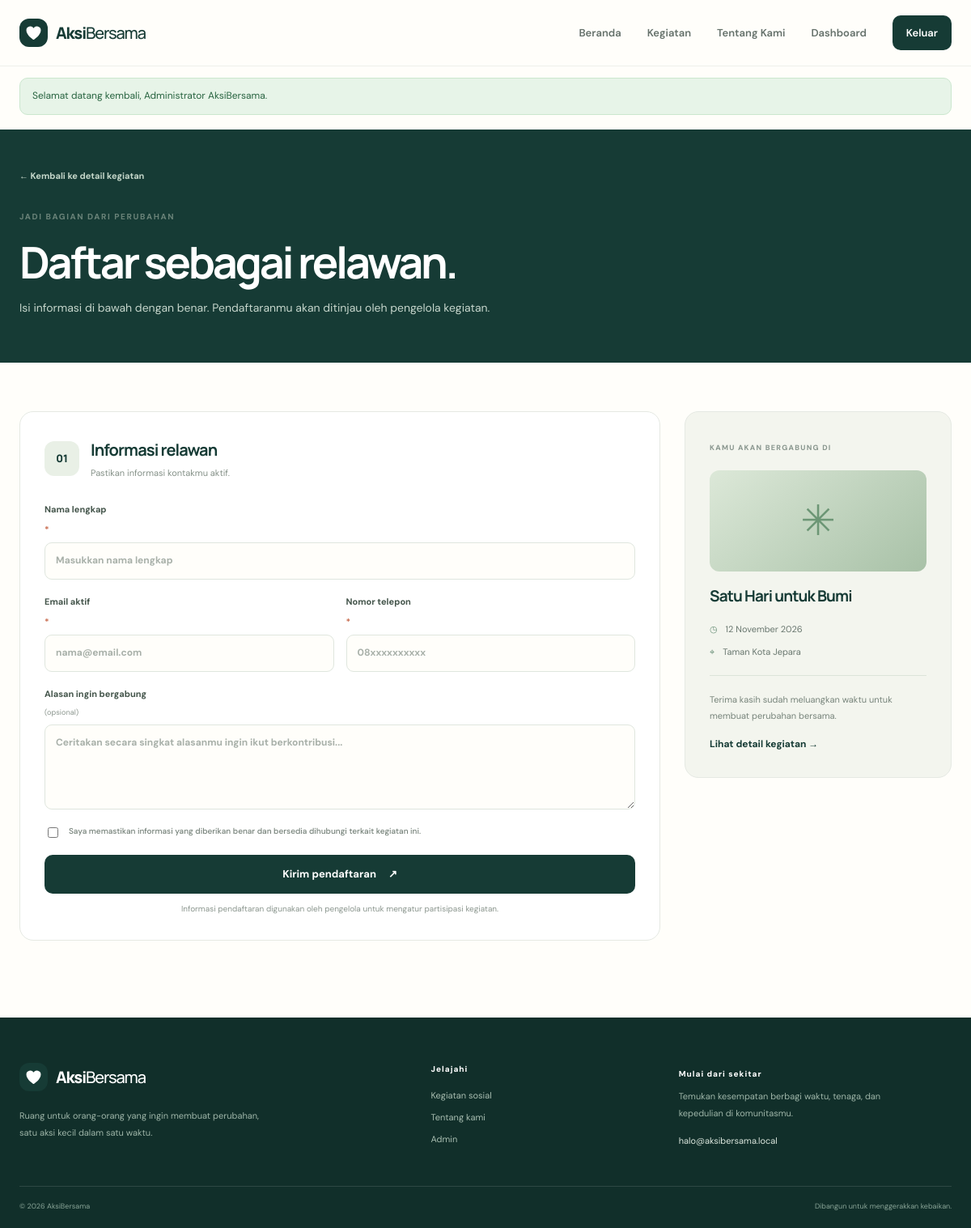
The app's page /register.php?event_id=1 (signed in) with its own data.
### tables this page shows
CREATE TABLE events (
    id BIGINT UNSIGNED AUTO_INCREMENT PRIMARY KEY,
    title VARCHAR(150) NOT NULL,
    category ENUM('lingkungan','pendidikan','sosial','kesehatan','kemanusiaan','lainnya') NOT NULL DEFAULT 'sosial',
    event_date DATE NOT NULL,
    location VARCHAR(180) NOT NULL,
    capacity INT UNSIGNED NOT NULL DEFAULT 30,
    description TEXT NOT NULL,
    requirements TEXT NULL,
    image_url VARCHAR(500) NULL,
    status ENUM('draft','published') NOT NULL DEFAULT 'draft',
    created_by BIGINT UNSIGNED NULL,
    created_at TIMESTAMP DEFAULT CURRENT_TIMESTAMP,
    updated_at TIMESTAMP DEFAULT CURRENT_TIMESTAMP ON UPDATE CURRENT_TIMESTAMP,
    CONSTRAINT fk_events_admin FOREIGN KEY (created_by) REFERENCES admins(id) ON DELETE SET NULL,
    INDEX idx_events_public (status, event_date),
    INDEX idx_events_category (category)
);

### includes/functions.php (called while the page is built, shortened)
<?php
function e(?string $value): string {
    return htmlspecialchars($value ?? '', ENT_QUOTES | ENT_SUBSTITUTE, 'UTF-8');
}
function url(string $path = ''): string {
    return rtrim(BASE_URL, '/') . '/' . ltrim($path, '/');
}
function format_date(?string $date): string {
    $months = [1=>'Januari', 'Februari', 'Maret', 'April', 'Mei', 'Juni', 'Juli', 'Agustus', 'September', 'Oktober', 'November', 'Desember'];
    $time = strtotime($date);
    return date('j', $time) . ' ' . $months[(int)date('n', $time)] . ' ' . date('Y', $time);
}

### register.php (the view, shortened to what this page needs)
<?php
require_once __DIR__ . '/config/config.php';
require_once __DIR__ . '/includes/functions.php';
$eventId = filter_input(INPUT_GET, 'event_id', FILTER_VALIDATE_INT) ?: filter_input(INPUT_POST, 'event_id', FILTER_VALIDATE_INT);
$stmt = $pdo->prepare("SELECT e.*, (SELECT COUNT(*) FROM registrations r WHERE r.event_id=e.id AND r.status IN ('menunggu','diterima','hadir')) AS registered_count FROM events e WHERE e.id=? AND e.status='published' LIMIT 1");
$stmt->execute([$eventId]);
$event = $stmt->fetch();
$name = $email = $phone = $motivation = '';
require __DIR__ . '/includes/header.php';
?>
<section class="page-hero page-hero-small"><div class="container"><a class="back-link" href="<?= e(url('event.php?id=' . $event['id'])) ?>">← Kembali ke detail kegiatan</a><span class="eyebrow">JADI BAGIAN DARI PERUBAHAN</span><h1>Daftar sebagai relawan.</h1><p>Isi informasi di bawah dengan benar. Pendaftaranmu akan ditinjau oleh pengelola kegiatan.</p></div></section>
<section class="section form-section"><div class="container registration-layout">
    <div class="form-card">
        <div class="form-card-heading"><span class="form-step">01</span><div><h2>Informasi relawan</h2><p>Pastikan informasi kontakmu aktif.</p></div></div>
        <form method="post" action="<?= e(url('register.php?event_id=' . $event['id'])) ?>" class="form-stack">
            <label>Nama lengkap <span>*</span><input type="text" name="name" value="<?= e($name) ?>" maxlength="100" placeholder="Masukkan nama lengkap" required autocomplete="name"></label>
            <div class="form-row"><label>Email aktif <span>*</span><input type="email" name="email" value="<?= e($email) ?>" maxlength="150" placeholder="nama@email.com" required autocomplete="email"></label><label>Nomor telepon <span>*</span><input type="tel" name="phone" value="<?= e($phone) ?>" maxlength="30" placeholder="08xxxxxxxxxx" required autocomplete="tel"></label></div>
            <label>Alasan ingin bergabung <small>(opsional)</small><textarea name="motivation" rows="4" maxlength="1000" placeholder="Ceritakan secara singkat alasanmu ingin ikut berkontribusi..."><?= e($motivation) ?></textarea></label>
            <label class="consent-check"><input type="checkbox" required><span>Saya memastikan informasi yang diberikan benar dan bersedia dihubungi terkait kegiatan ini.</span></label>
            <button class="btn btn-primary btn-block" type="submit">Kirim pendaftaran <span>↗</span></button>
            <p class="form-privacy">Informasi pendaftaran digunakan oleh pengelola untuk mengatur partisipasi kegiatan.</p>
        </form>
    </div>
    <aside class="event-summary"><span class="summary-label">KAMU AKAN BERGABUNG DI</span><div class="summary-art">✳</div><h3><?= e($event['title']) ?></h3><div class="summary-meta"><span>◷</span><?= e(format_date($event['event_date'])) ?></div><div class="summary-meta"><span>⌖</span><?= e($event['location']) ?></div><div class="summary-divider"></div><p>Terima kasih sudah meluangkan waktu untuk membuat perubahan bersama.</p><a href="<?= e(url('event.php?id=' . $event['id'])) ?>" class="text-link">Lihat detail kegiatan →</a></aside>
</div></section>
<?php require __DIR__ . '/includes/footer.php'; ?>

### assets/css/style.css (style rules this page uses)
:root { --forest:#163b35;--forest-2:#214d43;--forest-3:#2d6255;--sage:#dce9df;--sage-2:#eef4ef;--cream:#f8f7f1;--paper:#fffefa;--ink:#1e2c28;--muted:#77837d;--line:#e5e9e3;--amber:#e6b85c;--coral:#df8b6c;--blue:#e3eef8;--shadow:0 18px 55px rgba(21,52,44,.08);--radius:20px }
* { box-sizing:border-box }
html { scroll-behavior:smooth;scroll-padding-top:90px }
body { margin:0;background:var(--paper);color:var(--ink);font-family:'DM Sans',sans-serif;font-size:15px;line-height:1.65;-webkit-font-smoothing:antialiased }
h1,h2,h3,h4,p { margin-top:0 }
h1,h2,h3,.brand { font-family:'Manrope',sans-serif;letter-spacing:-.045em }
a { color:inherit;text-decoration:none }
button,input,textarea,select { font:inherit }
button,a,input,textarea,select { -webkit-tap-highlight-color:transparent }
button { cursor:pointer }
.container { width:min(1160px,calc(100% - 48px));margin-inline:auto }
.eyebrow { display:inline-flex;align-items:center;gap:9px;color:#698278;font-size:10px;font-weight:800;letter-spacing:.16em;line-height:1.4 }
.btn { display:inline-flex;align-items:center;justify-content:center;gap:15px;border:0;border-radius:10px;padding:13px 19px;font-weight:700;font-size:13px;transition:transform .2s,background .2s;cursor:pointer }
.btn-primary { background:var(--forest);color:#fff }
.btn-block { width:100% }
.text-link { font-size:12px;font-weight:700;color:var(--forest) }
.section { padding:95px 0 }
.page-hero { background:var(--forest);color:#fff;padding:65px 0 70px }
.page-hero .back-link { display:block;margin-bottom:28px;color:#c5d7ca }
.back-link { font-size:11px;font-weight:700;color:#688077;display:inline-block;margin-bottom:20px }
.page-hero h1 { font-size:clamp(36px,5vw,54px);line-height:1.15;letter-spacing:-.06em;margin:13px 0 }
.page-hero>div>p { color:#c5d5cb;max-width:680px;font-size:14px;line-height:1.9;margin-bottom:0 }
.page-hero-small { padding:48px 0 55px }
.panel-kicker,.summary-label { font-size:9px;font-weight:800;letter-spacing:.14em;color:#8a978f }
.form-section { padding-top:60px }
.registration-layout { display:grid;grid-template-columns:minmax(0,1fr) 330px;gap:30px;align-items:start }
.form-card,.event-summary { background:#fff;border:1px solid var(--line);border-radius:17px;padding:30px }
.form-card-heading { display:flex;gap:14px;align-items:center;margin-bottom:26px }
.form-step { width:43px;height:43px;display:grid;place-items:center;border-radius:12px;background:#e9f0e6;color:var(--forest);font:800 13px 'Manrope',sans-serif }
.form-card-heading h2 { font-size:20px;color:var(--forest);margin:0 0 3px }
.form-card-heading p { font-size:11px;color:#859188;margin:0 }
.form-stack,.admin-form { display:flex;flex-direction:column;gap:18px }
.form-stack label,.admin-form label { display:flex;flex-direction:column;gap:7px;font-size:11px;font-weight:700;color:#44554b }
.form-stack label>span:not(.consent-check span),.admin-form label>span { color:#c96e51 }
.form-stack label small,.admin-form label small { font-weight:400;color:#8a958d }
.form-stack input:not([type=checkbox]),.form-stack textarea,.admin-form input,.admin-form textarea,.admin-form select,.status-form select { width:100%;border:1px solid #dfe6de;border-radius:9px;background:#fffefa;padding:12px 13px;font-size:12px;color:var(--ink);outline:none;transition:border .2s,box-shadow .2s }
.form-stack input::placeholder,.form-stack textarea::placeholder { color:#a8b0a9 }
.form-stack textarea,.admin-form textarea { resize:vertical;min-height:100px }
.form-row { display:grid;grid-template-columns:1fr 1fr;gap:15px }
.consent-check { display:flex!important;flex-direction:row!important;align-items:flex-start;gap:10px!important;font-weight:500!important;color:#748078!important;line-height:1.7 }
.consent-check input { margin-top:4px;accent-color:var(--forest) }
.consent-check span { font-size:10px }
.form-privacy { font-size:10px;color:#8b968e;text-align:center;margin:-7px 0 0 }
.event-summary { background:#f3f5ee }
.summary-art { height:125px;border-radius:12px;margin:17px 0;background:linear-gradient(140deg,#dce8d8,#a8c1a7);display:grid;place-items:center;color:#6c9675;font-size:52px }
.event-summary h3 { font-size:19px;line-height:1.4;color:var(--forest);margin:0 0 18px }
.summary-meta { display:flex;align-items:flex-start;gap:10px;color:#69776f;font-size:11px;margin:10px 0 }
.summary-meta span { color:#699078 }
.summary-divider { height:1px;background:#dce4d9;margin:20px 0 }
.event-summary>p { font-size:11px;color:#77847b;line-height:1.8 }

### records on screen
events: title "Satu Hari untuk Bumi", event_date "12 November 2026", location "Taman Kota Jepara"

### other values on screen
$flashMessage['message'] "Selamat datang kembali, Administrator AksiBersama."
